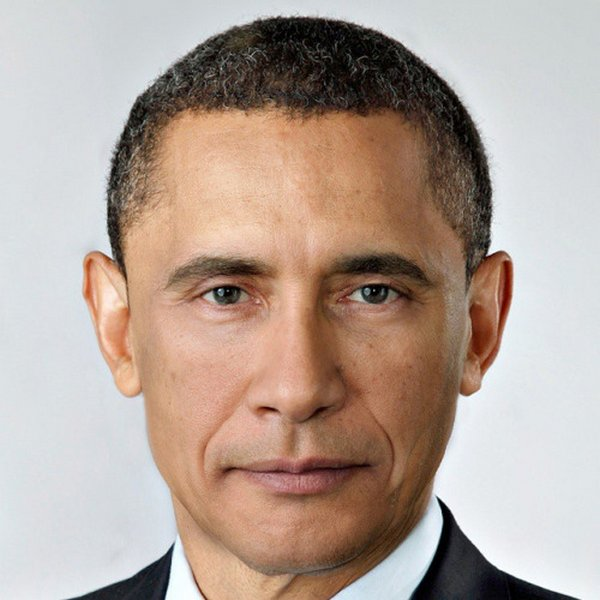
#> input picture tools/img/1.jpg, 600 x 600 px
$ python face.py
#> lines starting #> are read from the running program, lines starting #| are printed output that depends on the picture; after the words box and inside, x2 and y2 are one past the last pixel; in counts of white or black regions, pixels touching at a corner belong together
import cv2

def detect(filename):
#> called with filename = './img/1.jpg'
    face_cascade = cv2.CascadeClassifier(
        './cascades/haarcascade_frontalface_default.xml')
    eye_cascade = cv2.CascadeClassifier(
        './cascades/haarcascade_eye.xml')
    img = cv2.imread(filename)
#> img is the input picture: shape (600, 600, 3); mean B, G, R 152.6, 163, 180.4
    gray = cv2.cvtColor(img, cv2.COLOR_BGR2GRAY)
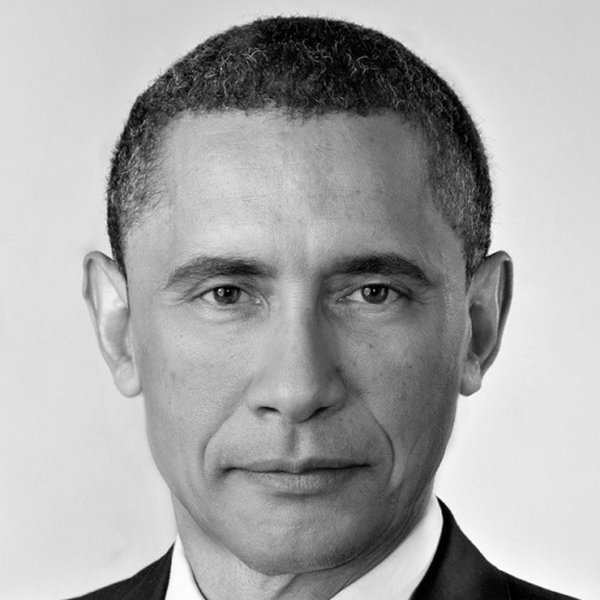
#> gray: shape (600, 600); min 0, max 255, mean 167.1
    faces = face_cascade.detectMultiScale(gray, 1.3, 5)
#> faces = [[95, 128, 404, 404]]
    for (x,y,w,h) in faces:
        img = cv2.rectangle(img,(x,y),(x+w,y+h),(255,0,0),2)
        roi_gray = gray[y:y+h, x:x+w]
        eyes = eye_cascade.detectMultiScale(roi_gray, 1.03, 5,0, (40,40))
        for (ex,ey,ew,eh) in eyes:
            cv2.rectangle(img,(ex+x,ey+y),(ex+ew+x,ey+eh+y),(0,255,0),2)
#> this loop made 1 pass
#> (x, y, w, h, eyes) on pass 1: (95, 128, 404, 404, [[232, 122, 86, 86], [89, 126, 79, 79]])
#> pass 1, in detect, `img = cv2.rectangle(img,(x,y),(x+w,y+h),(255,0,0),2)`:
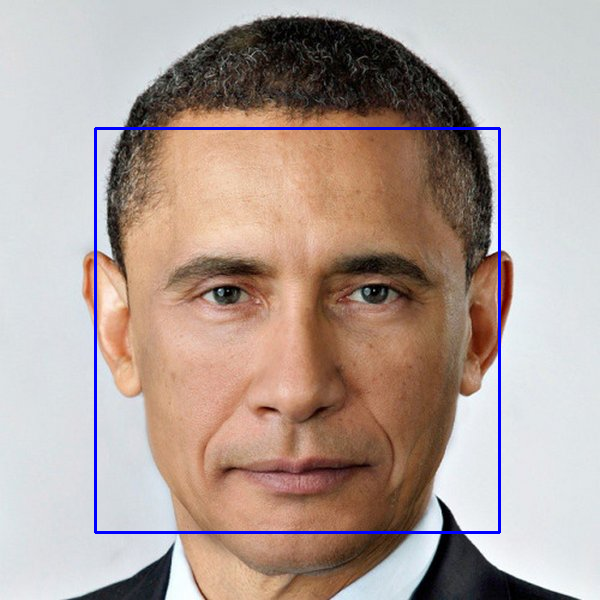
#> img: shape (600, 600, 3); 1.35% of pixels changed, all inside (x1, y1, x2, y2) = (94, 127, 501, 534)
#> pass 1, in detect, `roi_gray = gray[y:y+h, x:x+w]`:
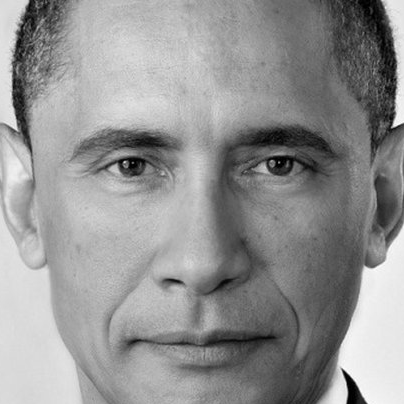
#> roi_gray: shape (404, 404); min 0, max 255, mean 146.9
#> after the loop:
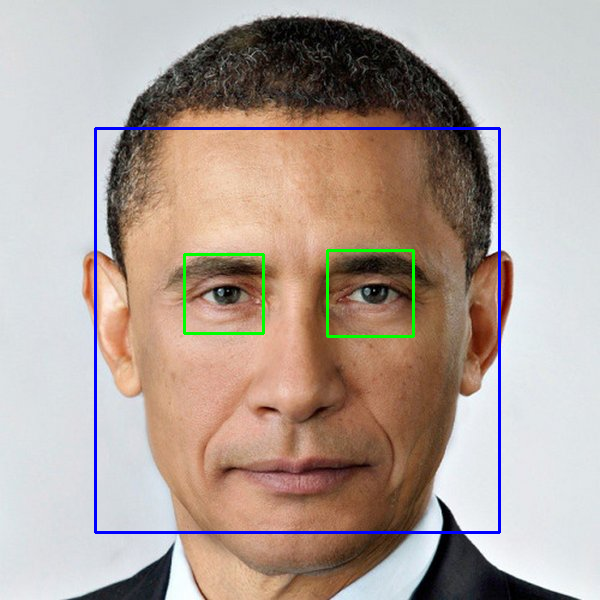
#> img: shape (600, 600, 3); 0.55% of pixels changed, all inside (x1, y1, x2, y2) = (183, 249, 415, 338)
    cv2.imshow('face detected', img)
    cv2.waitKey(0)
    cv2.destroyAllWindows()

detect('./img/1.jpg')

$ run again, with tools/img/2.png saved as tools/img/1.jpg
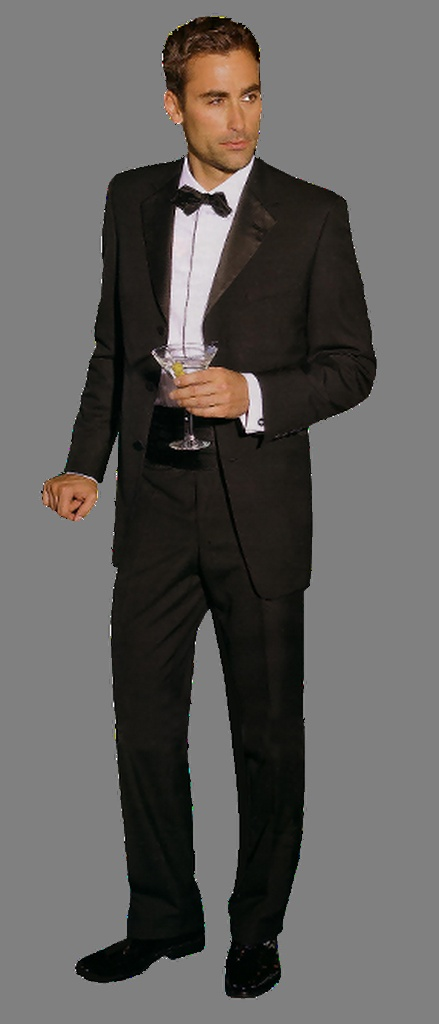
#> input picture tools/img/2.png, 439 x 1024 px
#> in detect, img is the input picture: shape (1024, 439, 3); mean B, G, R 91.9, 94.2, 96.8
#> faces = [[175, 55, 110, 110], [155, 168, 98, 98]]
#> the loop in detect, `for (x,y,w,h) in faces:` made 2 passes
#> (x, y, w, h, eyes) on pass 1: (175, 55, 110, 110, [[55, 20, 42, 42]])
#> pass 1, in detect, `roi_gray = gray[y:y+h, x:x+w]`:
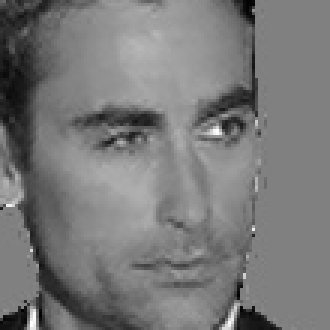
#> roi_gray: shape (110, 110) (shown 3 times larger); min 1, max 253, mean 120.8
#> pass 2, in detect, `roi_gray = gray[y:y+h, x:x+w]`:
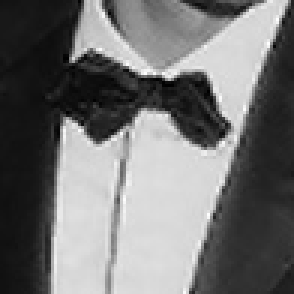
#> roi_gray: shape (98, 98) (shown 3 times larger); min 0, max 254, mean 114.7
